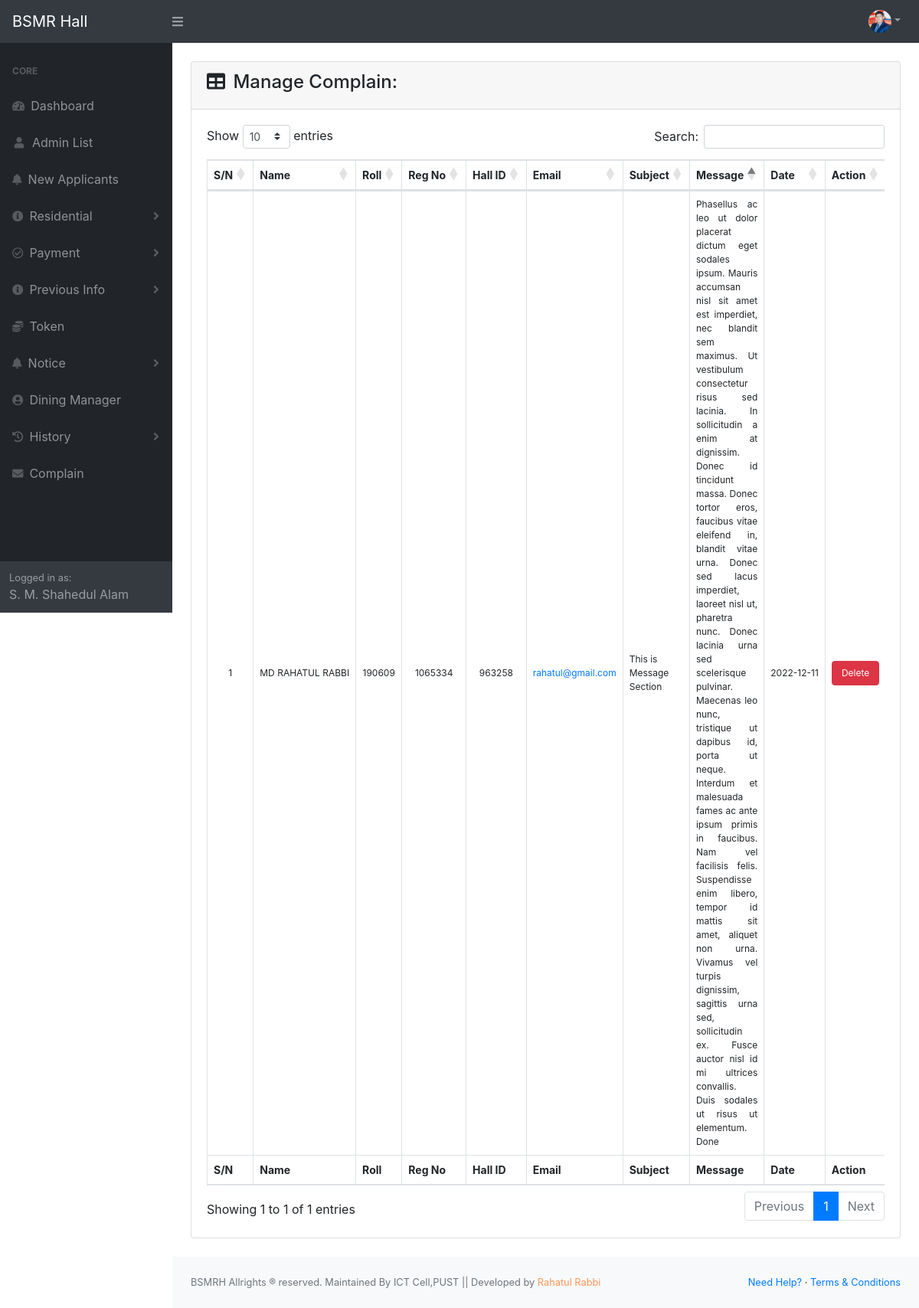
Screenshot of /bsmrhall/admin/manage_message.php (signed in) with the database file from the repository.
### tables this page shows
CREATE TABLE `message_info` (
  `message_id` int(255) NOT NULL,
  `message_name` text NOT NULL,
  `message_roll` int(255) NOT NULL,
  `message_reg` int(255) NOT NULL,
  `message_hall_id` int(255) NOT NULL,
  `message_email` varchar(50) NOT NULL,
  `message_subject` varchar(250) NOT NULL,
  `message_content` varchar(1000) NOT NULL,
  `message_date` date NOT NULL
);

### bsmrhall/admin/manage_message.php (called while the page is built, shortened)
<?php
include 'template.php';
?>

### bsmrhall/admin/class/function.php (called while the page is built, shortened)
<?php
class std_list_project
{
    private $conn, $preconn;
    public function __CONSTRUCT()
    {
        $bdhost        = "localhost";
        $dbuser        = "root";
        $dbpassword    = "";
        $dbname        = "student_info";
        $this->conn    = mysqli_connect( $bdhost, $dbuser, $dbpassword, $dbname );
    }
    public function display_message()
    {
        $display_message_query      = "SELECT * FROM message_info ORDER BY message_id DESC";
        $return_display_content_mgs = mysqli_query( $this->conn, $display_message_query );
        if ( isset( $return_display_content_mgs ) ) {
            return $return_display_content_mgs;
        } else {
            die( "Data is not found!!" );
        }
    }
}

### bsmrhall/admin/view/manage_message_view.php (the view, shortened to what this page needs)
<?php
    $message_data = $obj->display_message();
?>
<br>
<div class="card mb-4">
    <div class="card-header">
        <h4>
            <i class="fas fa-table mr-1"></i> Manage Complain:
        </h4>
    </div>
    <div class="card-body">
        <div class="table-responsive">
            <table class="table table-bordered vertical_align" id="dataTable" width="100%" cellspacing="0">
                <thead>
                    <tr>
                        <th scope="col">S/N</th>
                        <th scope="col">Name</th>
                        <th scope="col">Roll</th>
                        <th scope="col">Reg No</th>
                        <th scope="col">Hall ID</th>
                        <?php if ( $_SESSION['admin_status'] == "Provost" || $_SESSION['admin_status'] == "Assistant Provost" ) {?>
                        <th scope="col">Email</th>
                        <?php }?>
                        <th scope="col">Subject</th>
                        <th scope="col">Message</th>
                        <th scope="col">Date</th>
                        <?php if ( $_SESSION['admin_status'] == "Provost" || $_SESSION['admin_status'] == "Assistant Provost" ) {?>
                        <th scope="col">Action</th>
                        <?php }?>
                    </tr>
                </thead>
                <tfoot>
                    <tr>
                        <th scope="col">S/N</th>
                        <th scope="col">Name</th>
                        <th scope="col">Roll</th>
                        <th scope="col">Reg No</th>
                        <th scope="col">Hall ID</th>
                        <?php if ( $_SESSION['admin_status'] == "Provost" || $_SESSION['admin_status'] == "Assistant Provost" ) {?>
                        <th scope="col">Email</th>
                        <?php }?>
                        <th scope="col">Subject</th>
                        <th scope="col">Message</th>
                        <th scope="col">Date</th>
                        <?php if ( $_SESSION['admin_status'] == "Provost" || $_SESSION['admin_status'] == "Assistant Provost" ) {?>
                        <th scope="col">Action</th>
                        <?php }?>
                    </tr>
                </tfoot>
                <tbody>
                    <?php $count = 1;while ( $info = mysqli_fetch_assoc( $message_data ) ) {?>
                    <tr>
                        <td><?php echo $count++; ?></td>
                        <td><?php echo $info['message_name']; ?></td>
                        <td><?php echo $info['message_roll']; ?></td>
                        <td><?php echo $info['message_reg']; ?></td>
                        <td><?php
                                if ( $info['message_hall_id'] == 0 ) {
                                    echo "None";
                                } else {
                                    echo $info['message_hall_id'];
                                }
                                ?>
                        </td>
                        <?php if ( $_SESSION['admin_status'] == "Provost" || $_SESSION['admin_status'] == "Assistant Provost" ) {?>
                        <td><a
                                href="mailto:<?php echo $info['message_email']; ?>"><?php echo $info['message_email']; ?></a>
                        </td>
                        <?php }?>
                        <td style="text-align:left;white-space: normal;"><?php echo $info['message_subject']; ?></td>
                        <td style="text-align:justify;white-space: normal;"><?php echo $info['message_content']; ?></td>
                        <td><?php echo $info['message_date']; ?></td>
                        <?php if ( $_SESSION['admin_status'] == "Provost" || $_SESSION['admin_status'] == "Assistant Provost" ) {?>
                        <td><button type="button" class="btn btn-danger deletebtn"> Delete </button></td>
                        <?php }?>
                    </tr>
                    <?php }?>
                </tbody>
            </table>
        </div>
    </div>
</div>

### bsmrhall/admin/include/head.php (style rules this page uses)
td, tr { white-space: nowrap; text-align: center; font-size: 12px; padding: 0px; margin: 0px; }
.vertical_align td { vertical-align: middle; }
.vertical_align th { vertical-align: middle; }
tr>th { border: 1px solid #dee2e6; }
.btn { font-size: 12px; }
th { font-size: 14px; }

### rows the page displays
message_info: message_name "MD RAHATUL RABBI", message_roll "190609", message_reg "1065334", message_hall "963258", message_email "rahatul@gmail.com", message_subject "This is Message Section", message_content "Phasellus ac leo ut dolor placerat dictum eget sodales ipsum. Mauris accumsan nisl sit amet est imperdiet, nec blandit sem maximus. Ut vestibulum consectetur risus sed lacinia. In sollicitudin a enim at dignissim. Donec id tincidunt massa. Donec tortor eros, faucibus vitae eleifend in, blandit vitae urna. Donec sed lacus imperdiet, laoreet nisl ut, pharetra nunc. Donec lacinia urna sed scelerisque pulvinar. Maecenas leo nunc, tristique ut dapibus id, porta ut neque. Interdum et malesuada fames ac ante ipsum primis in faucibus. Nam vel facilisis felis. Suspendisse enim libero, tempor id mattis sit amet, aliquet non urna. Vivamus vel turpis dignissim, sagittis urna sed, sollicitudin ex. Fusce…", message_date "2022-12-11"

### other values shown
$_SESSION['admin_name'] "S. M. Shahedul Alam"
